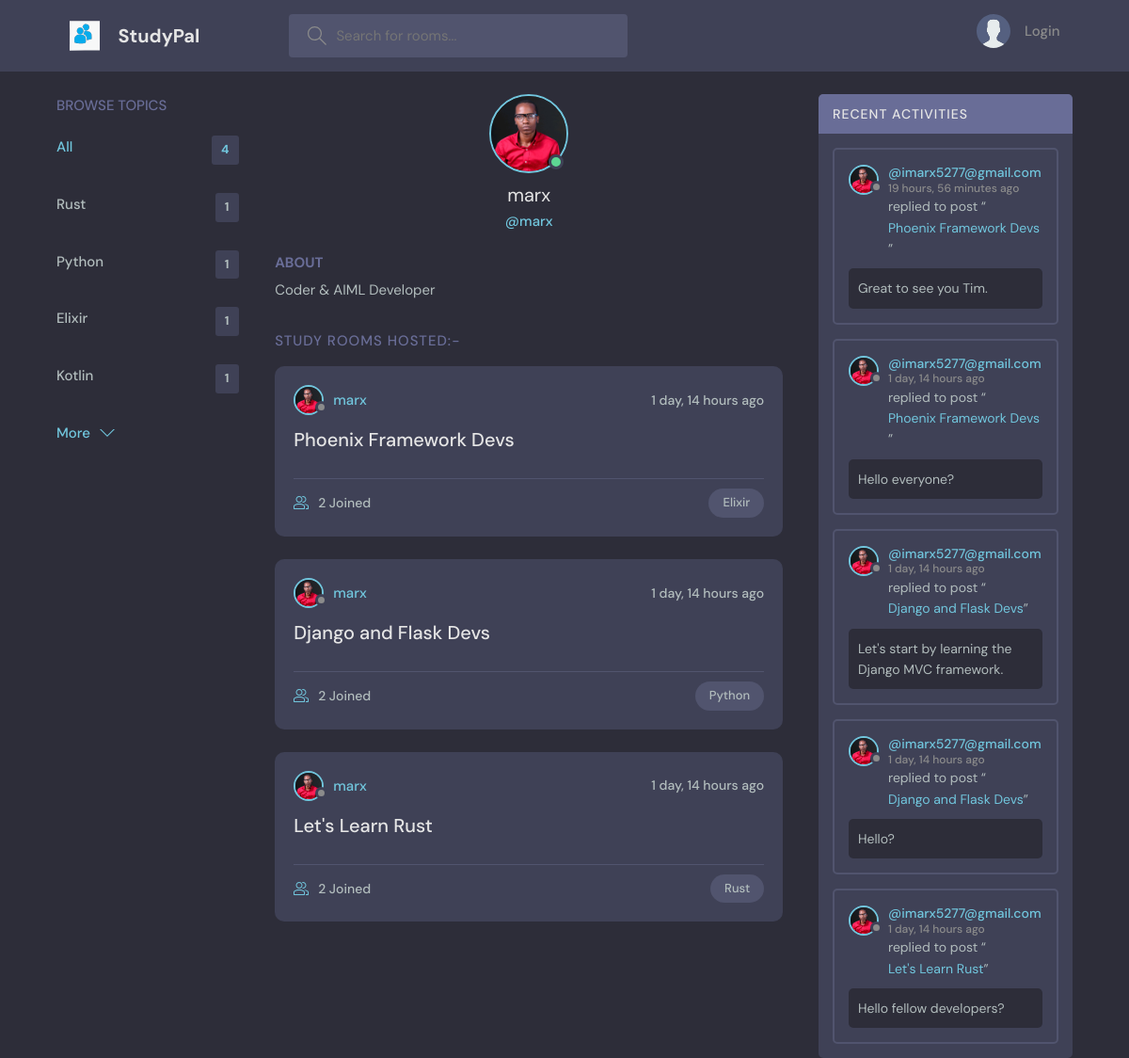
The app's page /profile/1 with its own data.
### base/models.py (models this page shows, shortened)
class Topic(models.Model):
    name = models.CharField(max_length=200)

class User(AbstractUser):
    name = models.CharField(max_length=200, null=True)
    email = models.EmailField(unique=True, null=True)
    bio = models.TextField(null=True)
    avatar = models.ImageField(null=True, default="avatar.svg")
    USERNAME_FIELD = 'email'
    REQUIRED_FIELDS = []

class Room(models.Model):
    host = models.ForeignKey(User, on_delete=models.SET_NULL, null=True)
    topic = models.ForeignKey(Topic, on_delete=models.SET_NULL, null=True)
    name = models.CharField(max_length=200)
    description = models.TextField(null = True, blank = True)
    participants = models.ManyToManyField(User, related_name='participants', blank=True)
    updated = models.DateTimeField(auto_now=True)
    created = models.DateTimeField(auto_now_add=True)
    class Meta:
        ordering = ['-updated', '-created']
    def __str__(self):
        return self.name

class Message(models.Model):
    user = models.ForeignKey(User, on_delete=models.CASCADE)
    room = models.ForeignKey(Room, on_delete=models.CASCADE)
    body = models.TextField()
    updated = models.DateTimeField(auto_now=True)
    created = models.DateTimeField(auto_now_add=True)
    class Meta:
        ordering = ['-updated', '-created'] #ordering new messages by the newest

### base/views.py (the view)
# urls.py: path('profile/<str:pk>', views.userProfile, name="user-profile"),
def userProfile(request, pk):
    user = User.objects.get(id=pk)
    rooms = user.room_set.all() # getting all the children of a specific object by using '_set.all()'
    room_messages = user.message_set.all()
    topics = Topic.objects.all() # we need to access all Topics inside of our profile component
    context = {'user': user, 'rooms': rooms, 'room_messages': room_messages, 'topics': topics}
    return render(request, 'base/profile.html', context)

### base/templates/base/profile.html (shortened to what this page needs)
{% extends 'main.html' %}
{% block content %}
  <main class="profile-page layout layout--3">
    <div class="container">
      {% include 'base/topics_component.html' %}
      <div class="roomList">
        <div class="profile">
          <div class="profile__avatar">
            <div class="avatar avatar--large active">
              <img src="{{user.avatar.url}}" />
            </div>
          </div>
          <div class="profile__info">
            <h3>{{user.username}}</h3>
            <p>@{{user.username}}</p>
          </div>
          <div class="profile__about">
            <h3>About</h3>
            <p>
              {{user.bio}}
            </p>
          </div>
        </div>
        <div class="roomList__header">
          <div>
            <h2>Study Rooms Hosted:-
            </h2>
          </div>
        </div>
        {% include 'base/feed_component.html' %}
      </div>
      {% include 'base/activity_component.html' %}
    </div>
  </main>
{% endblock content %}

### base/templates/base/topics_component.html
<div class="topics">
    <div class="topics__header">
      <h2>Browse Topics</h2>
    </div>
    <ul class="topics__list">
      <li>
        <a href="{% url 'home' %}" class="active">All<span>{{topics.count}}</span></a>
      </li>
      {% for topic in topics %}
      <li>
        <a href="{% url 'home' %}?q={{topic.name}}">{{topic.name}}<span>{{topic.room_set.all.count}}</span></a>
      </li>
      {% endfor %}
    </ul>
    <a class="btn btn--link" href="{% url 'topics' %}">
      More
      <svg version="1.1" xmlns="http://www.w3.org/2000/svg" width="32" height="32" viewBox="0 0 32 32">
        <title>chevron-down</title>
        <path d="M16 21l-13-13h-3l16 16 16-16h-3l-13 13z"></path>
      </svg>
    </a>
  </div>

### base/templates/base/feed_component.html (shortened to what this page needs)
{% for room in rooms %}
<div class="roomListRoom">
  <div class="roomListRoom__header">
    <a href="{% url 'user-profile' room.host.id %}" class="roomListRoom__author">
      <div class="avatar avatar--small">
        <img src="{{room.host.avatar.url}}" />
      </div>
      <span>{{room.host.username}}</span>
    </a>
    <div class="roomListRoom__actions">
      <span>{{room.created|timesince}} ago</span>
    </div>
  </div>
  <div class="roomListRoom__content">
    <a href="{% url 'room' room.id %}">{{room.name}}</a>
  </div>
  <div class="roomListRoom__meta">
    <a href="{% url 'room' room.id %}" class="roomListRoom__joined">
      {{room.participants.all.count}} Joined
    </a>
    <p class="roomListRoom__topic">{{room.topic.name}}</p>
  </div>
</div>
{% endfor %}

### base/templates/base/activity_component.html (shortened to what this page needs)
<div class="activities">
    <div class="activities__header">
      <h2>Recent Activities</h2>
    </div>
    {% for message in room_messages %}
    <div class="activities__box">
      <div class="activities__boxHeader roomListRoom__header">
        <a href="{% url 'user-profile' message.user.id %}" class="roomListRoom__author">
          <div class="avatar avatar--small">
            <img src="{{message.user.avatar.url}}" />
          </div>
          <p>
            @{{message.user}}
            <span>{{message.created|timesince}} ago</span>
          </p>
        </a>
      </div>
      <div class="activities__boxContent">
        <p>replied to post “<a href="{% url 'room' message.room.id %}">{{message.room}}</a>”</p>
        <div class="activities__boxRoomContent">
          {{message.body}}
        </div>
      </div>
    </div>
    {% endfor %}
  </div>

### records on screen
Topic: name "Rust", room_set.all.count "1"
Topic: name "Python", room_set.all.count "1"
Topic: name "Elixir", room_set.all.count "1"
Topic: name "Kotlin", room_set.all.count "1"
User: avatar (picture), username "marx", bio "Coder & AIML Developer"
Room: host.avatar (picture), host.username "marx", created "1 day, 14 hours", name "Phoenix Framework Devs", participants.all.count "2", topic.name "Elixir"
Room: host.avatar (picture), host.username "marx", created "1 day, 14 hours", name "Django and Flask Devs", participants.all.count "2", topic.name "Python"
Room: host.avatar (picture), host.username "marx", created "1 day, 14 hours", name "Let's Learn Rust", participants.all.count "2", topic.name "Rust"
Message: user.avatar (picture), user "imarx5277@gmail.com", created "19 hours, 56 minutes", room "Phoenix Framework Devs", body "Great to see you Tim."
Message: user.avatar (picture), user "imarx5277@gmail.com", created "1 day, 14 hours", room "Phoenix Framework Devs", body "Hello everyone?"
Message: user.avatar (picture), user "imarx5277@gmail.com", created "1 day, 14 hours", room "Django and Flask Devs", body "Let's start by learning the Django MVC framework."
Message: user.avatar (picture), user "imarx5277@gmail.com", created "1 day, 14 hours", room "Django and Flask Devs", body "Hello?"
Message: user.avatar (picture), user "imarx5277@gmail.com", created "1 day, 14 hours", room "Let's Learn Rust", body "Hello fellow developers?"

### other values on screen
{{ topics.count }} "4"
